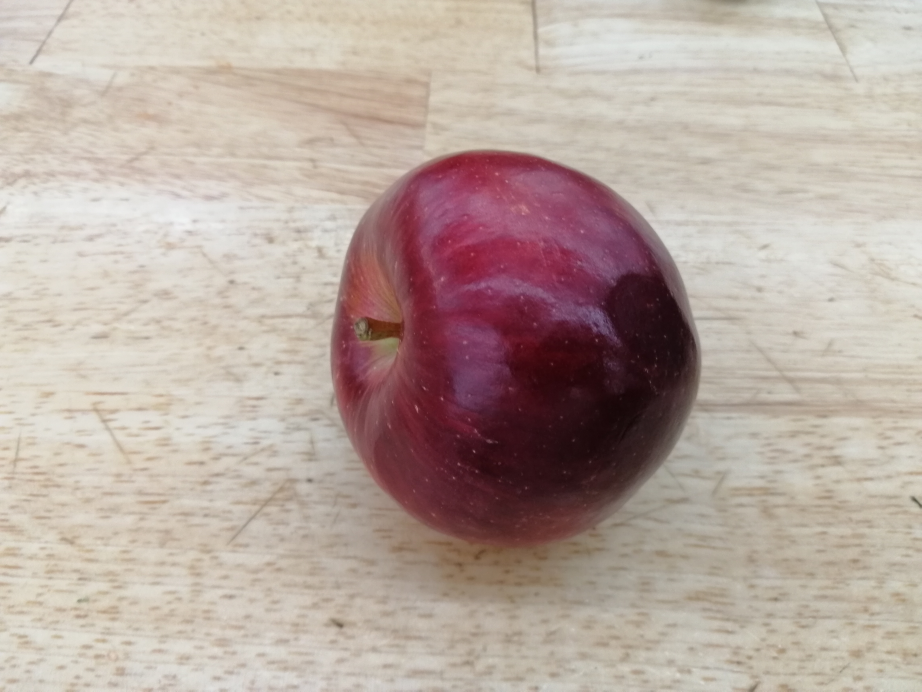
#> input picture data/apple/apple_1.jpg, 4608 x 3456 px, given as the content of the folder /content/drive/My Drive/Fruit-Classification/sample image, which was not available (shown at 1/5 size)
$ jupyter execute --allow-errors Feature_Extraction.ipynb   (text cells are left out)
#> lines starting #> are read from the running program, lines starting #| are printed output that depends on the picture; after the words box and inside, x2 and y2 are one past the last pixel; in counts of white or black regions, pixels touching at a corner belong together; pictures that were not available may be replaced by others from this repository, and a replacement may not be noted
[cell 1]
from google.colab import drive
drive.mount('/content/drive')

[cell 2]
import numpy as np
import cv2
import matplotlib.pyplot as plt
import os
from google.colab.patches import cv2_imshow
import pandas as pd
import pickle

[cell 3]
data_path = '/content/drive/My Drive/Fruit-Classification/data'

[cell 4]
print('fruits number:', len(os.listdir(data_path)))

[cell 5]
for fruit in os.listdir(data_path):
  print('{}: {} images'.format(fruit, len(os.listdir(data_path+'/'+fruit))))

[cell 6]
sample_images_path = '/content/drive/My Drive/Fruit-Classification/sample image'
sample_images = os.listdir(sample_images_path)
figure_size = 20
index = 1
plt.figure(figsize=(figure_size,figure_size))
for name in sample_images:
  img = cv2.imread(os.path.join(sample_images_path, name))
#> img is the input picture: shape (3456, 4608, 3); mean B, G, R 160, 168.1, 184.5
  img = cv2.resize(img,(200, 200))
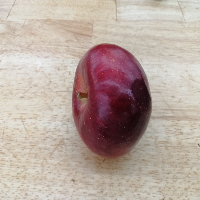
#> img: shape (200, 200, 3); mean B, G, R 159.9, 168, 184.4
  img = cv2.cvtColor(img, cv2.COLOR_BGR2RGB)

  plt.subplot(2,5,index),plt.imshow(img)
  plt.title(name.split('_')[0]), plt.xticks([]), plt.yticks([])

  index+=1
plt.subplots_adjust(hspace=-0.7, wspace=0.05)

[cell 7]
def clustering_image(img):
  vectorized = img.reshape((-1,3))
  vectorized = np.float32(vectorized)

  criteria = (cv2.TERM_CRITERIA_EPS + cv2.TERM_CRITERIA_MAX_ITER, 10, 1.0)
  K = 2
  attempts=10
  ret,label,center=cv2.kmeans(vectorized,K,None,criteria,attempts,cv2.KMEANS_PP_CENTERS)

  center = np.uint8(center)
  res = center[label.flatten()]
  result_image = res.reshape((img.shape))
  return result_image, center

[cell 8]
sample_images_path = '/content/drive/My Drive/Fruit-Classification/sample image'
sample_images = os.listdir(sample_images_path)
figure_size = 20
index = 1
plt.figure(figsize=(figure_size,figure_size))
for name in sample_images:
  img = cv2.imread(os.path.join(sample_images_path, name))
  img = cv2.resize(img,(200, 200))
  img = cv2.cvtColor(img, cv2.COLOR_BGR2RGB)

  # clustering image
  cluster_img, center_color= clustering_image(img)
#> in clustering_image, `ret,label,center=cv2.kmeans(vectorized,K,None,criteria,attempts,cv2.KM..`: ret = 62340189.8; center = [[203.7, 195.5, 183], [104.1, 53.39, 63.44]]
#> in clustering_image, `center = np.uint8(center)`: center = [[203, 195, 182], [104, 53, 63]]
#> in clustering_image, `result_image = res.reshape((img.shape))`:
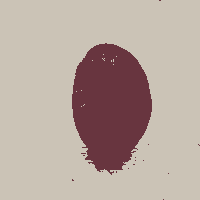
#> result_image: shape (200, 200, 3); mean R, G, B 183.9, 167.6, 159
#> center_color = [[203, 195, 182], [104, 53, 63]]

  plt.subplot(2,5,index),plt.imshow(cluster_img)
  plt.title(name.split('_')[0]), plt.xticks([]), plt.yticks([])

  index+=1
plt.subplots_adjust(hspace=-0.7, wspace=0.05)

[cell 9]
def remove_light_color(image, center_color):
  img = image.copy()
  light_color = max(sum(center_color[0]), sum(center_color[1]))
  for x in range(img.shape[0]):
    for y in range(img.shape[1]):
      if sum(img[x][y]) == light_color:
        img[x][y] = (0, 0, 0)

  return img

[cell 10]
figure_size = 20
index = 1
plt.figure(figsize=(figure_size,figure_size))
for name in sample_images:
  img = cv2.imread(os.path.join(sample_images_path, name))
  img = cv2.resize(img,(200, 200))
  img = cv2.cvtColor(img, cv2.COLOR_BGR2RGB)
  cluster_img, center_color= clustering_image(img)
  final_img = remove_light_color(cluster_img, center_color)
#> in remove_light_color, `light_color = max(sum(center_color[0]), sum(center_color[1]))`: light_color = 580
#> after the loop in remove_light_color, `for x in range(img.shape[0]):`:
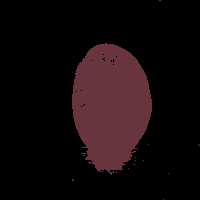
#> img: shape (200, 200, 3); mean R, G, B 20.1, 10.2, 12.2

  plt.subplot(2,5,index),plt.imshow(final_img)
  plt.title(name.split('_')[0]), plt.xticks([]), plt.yticks([])

  index+=1
plt.subplots_adjust(hspace=-0.7, wspace=0.05)

[cell 11]
def Canny_Detect(img):
    edge = cv2.Canny (img, 70, 50)
    return edge

[cell 12]
figure_size = 20
index = 1
plt.figure(figsize=(figure_size,figure_size))
for name in sample_images:
  img = cv2.imread(os.path.join(sample_images_path, name))
  img = cv2.resize(img,(200, 200))
  img = cv2.cvtColor(img, cv2.COLOR_BGR2RGB)

  cluster_img, center_color= clustering_image(img)
  final_img = remove_light_color(cluster_img, center_color)
  edge_img = Canny_Detect(final_img)
#> in Canny_Detect, `edge = cv2.Canny (img, 70, 50)`:
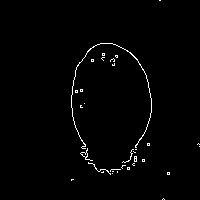
#> edge: shape (200, 200); 1.3% white in thin lines or dots, all inside (x1, y1, x2, y2) = (71, 0, 200, 200)


  plt.subplot(2,5,index),plt.imshow(edge_img, cmap='gray')
  plt.title(name.split('_')[0]), plt.xticks([]), plt.yticks([])

  index+=1
plt.subplots_adjust(hspace=-0.7, wspace=0.05)

[cell 13]
def show_image(name, number, fruit_img, cluster_img, final_img, edge_img):
  print('done {} images. {}'.format(number, name.upper()))
  figure_size = 10
  plt.figure(figsize=(figure_size,figure_size))

  plt.subplot(1,4,1),plt.imshow(fruit_img)
  plt.title('Original image'), plt.xticks([]), plt.yticks([])

  plt.subplot(1,4,2),plt.imshow(cluster_img)
  plt.title('Cluster image'), plt.xticks([]), plt.yticks([])

  plt.subplot(1,4,3),plt.imshow(final_img)
  plt.title('Final image'), plt.xticks([]), plt.yticks([])

  plt.subplot(1,4,4),plt.imshow(edge_img, cmap='gray')
  plt.title('Canny Edge'), plt.xticks([]), plt.yticks([])

  plt.show()

[cell 14]
path = '/content/drive/My Drive/Fruit-Classification/data'
name_fruits = ['tomato', 'orange', 'banana', 'watermelon', 'pear', 'grape', 'tangerine', 'apple', 'pineapple', 'mango']
dataset_train = {}
dataset_test = {}
test_size = 0.25
number = 1

#> (the rest of this cell did not finish here and is left out)


    final_img = remove_light_color(cluster_img, center_color)

    edge_img = Canny_Detect(final_img)

    if len(images_test) < test_size*(len(os.listdir(path+'/'+name))):
      images_test.append((final_img, edge_img))
    else:
      images_train.append((final_img, edge_img))

    if number%250==0:
      show_image(name, number, fruit_img, cluster_img, final_img, edge_img)

    number+=1
  dataset_train[name] = images_train
  dataset_test[name] = images_test

[cell 15]
def create_df_color(dataset):
  columns_name = ['name', 'red_mean', 'red_std', 'green_mean', 'green_std', 'blue_mean', 'blue_std']

  red_means = []
  red_stds = []
  green_means = []
  green_stds = []
  blue_means = []
  blue_stds = []

  names = []

  for fruit in dataset:
    for images in dataset[fruit]:
      img = images[0]
      red_channel = img[:,:,0]
      green_channel = img[:,:,1]
      blue_channel = img[:,:,2]

      red_mean = np.mean(red_channel)
      green_mean = np.mean(green_channel)
      blue_mean = np.mean(blue_channel)

      red_std = np.std(red_channel)
      green_std = np.std(green_channel)
      blue_std = np.std(blue_channel)

      red_means.append(red_mean)
      red_stds.append(red_std)
      green_means.append(green_mean)
      green_stds.append(green_std)
      blue_means.append(blue_mean)
      blue_stds.append(blue_std)

      names.append(fruit)

  data = {'name': names, 'red_mean': red_means, 'red_std': red_stds, 'green_mean': green_means,
          'green_std': green_stds, 'blue_mean': blue_means, 'blue_std': blue_stds}
  df = pd.DataFrame(data)
  return df

[cell 16]
df_train_color = create_df_color(dataset_train)
#> in create_df_color, `columns_name = ['name', 'red_mean', 'red_std', 'green_mean', 'green_st..`: columns_name = ['name', 'red_mean', 'red_std', 'green_mean', 'green_std', 'blue_mean', 'blue_std']
df_test_color = create_df_color(dataset_test)

[cell 17]
print(df_train_color.shape)
print(df_test_color.shape)
df_train_color.head()

#> (a cell that did not finish here is left out)

[cell 19]
def create_feature_name():
  feature_name = []
  section = 1
  for y in range(0, 200, 40):
      for x in range(0, 200, 40):
          feature_name.append(f"sec{section}_mean")
          feature_name.append(f"sec{section}_std")
          section += 1
  return feature_name

[cell 20]
def features_grid(img):
    features = np.array([], dtype='uint8')
    section = 1

    for y in range(0, img.shape[0], 40):
        for x in range(0, img.shape[1], 40):
            section_img = img[y:y+40, x:x+40]

            section_mean = np.mean(section_img)
            section_std = np.std(section_img)

            features = np.append(features, [section_mean, section_std])

    return features

[cell 21]
def create_df_edge(dataset):
  all_imgs = np.zeros((1, 50), dtype='uint8')

  name = []
  section_mean = []
  section_std = []
  for fruit in dataset:
      for images in dataset[fruit]:
          img = images[1]
          img_features = features_grid(img)
          img_features = img_features.reshape(1, img_features.shape[0])

          all_imgs = np.append(all_imgs, img_features, axis=0)

          name.append (fruit)

  all_imgs = all_imgs[1:]
  feature_name = create_feature_name()
  df = pd.DataFrame(all_imgs, columns= feature_name)
  df.insert(loc = 0, column = "name", value= name)
  return df

[cell 22]
df_train_edge = create_df_edge(dataset_train)
df_test_edge = create_df_edge(dataset_test)
